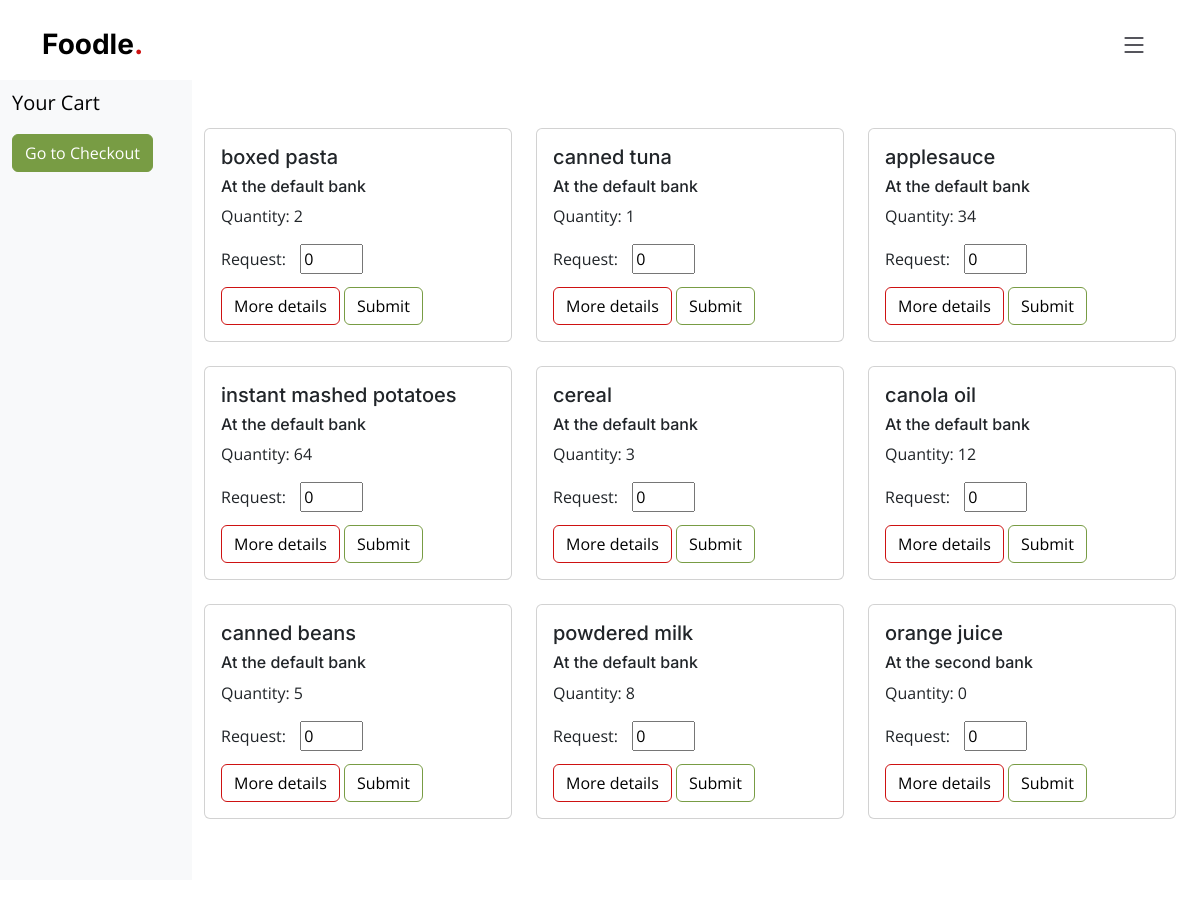
Page /inventory (signed in) on the committed database.
### app.py (models this page shows, shortened)
class Inventory(db.Model):
    id= db.Column(db.Integer, primary_key=True)
    name = db.Column(db.String)
    qty = db.Column(db.Integer)
    description = db.Column(db.String(255))
    bank = db.Column(db.String(255))
    tags = db.Column(db.String(255))
    total_tags = db.Column(db.String(255), default="Vegan|Vegetarian|Gluten-free|Dairy-free|Nut-free|Non-GMO|Sugar-free|Halal|Kosher")

### app.py (the view, shortened to what this page needs)
@app.route('/inventory', methods=["POST","GET"])
@login_required
def inventory():
    all_inventory = Inventory.query.all()
    cart = session.get('cart', [])
    session['cart'] = cart
    return render_template("inventory.html", invent_list=all_inventory, cart=cart)

### app.py (called while the page is built)
@login_manager.user_loader
def load_user(user_id):
    return User.query.get(int(user_id))

### templates/inventory.html (shortened to what this page needs)
{%extends "base.html"%}
{%block content%}
<section class="seperate">
  <div class="row vh-100 overflow-auto">
    <div class="col-12 col-sm-3 col-xl-2 px-sm-2 px-0 bg-light d-flex sticky-top">
      <div class="d-flex flex-sm-column flex-row flex-grow-1 align-items-center align-items-sm-start px-3 pt-2 text-clack">
        <a href="/" class="d-flex align-items-center pb-sm-3 mb-md-0 me-md-auto text-black text-decoration-none">
          <span class="fs-5">Your Cart</span>
        </a>
        <ul class="nav nav-pills flex-sm-column flex-row flex-nowrap flex-shrink-1 flex-sm-grow-0 flex-grow-1 mb-sm-auto mb-0 justify-content-center align-items-center align-items-sm-start" id="menu">
            <li>
              <a class="btn btn-success" href="/checkout" role="button">Go to Checkout</a>
            </li>
        </ul>
      </div>
    </div>
      <div class="col d-flex flex-column h-100">
        <div class="row">
          <div class="row row-cols-1 row-cols-md-3 g-4">
            {%for thing in invent_list%}
            <div class="col">
              <div class="card">
                <form action="/inventory" method="POST">
                <div class="card-body">
                  <h5 class="card-title">{{thing.name}}</h5>
                  <h6>At the {{thing.bank}} bank</h6>
                  <p class="card-text">
                    <label for="qty">Quantity: {{thing.qty}}</label>
                <p style="display: inline-block; margin-right: 10px;">Request:</p>
                <input type="number" id="qty" name="qty" min="0" max="100" step="1" value="0" style="display: inline-block; ">
                <br>
                <button type="button" class="btn btn-outline-danger" data-bs-toggle="modal" data-bs-target="#exampleModal{{ loop.index }}">
                  More details
                </button>
                <button type="submit" class="btn btn-outline-success" name="food_picked">Submit</button>
                </div>
              </form>
              </div>
            </div>
            {%endfor%}
          </div>
      </div>
  </div>
</div>
</section>
{%endblock%}

### templates/base.html (shortened to what this page needs)
<!doctype html>
<html lang="en">
  <head>
    <link href="static/assets/vendor/bootstrap/css/bootstrap.min.css" rel="stylesheet">
    <link href="static/assets/vendor/bootstrap-icons/bootstrap-icons.css" rel="stylesheet">
    <link href="static/assets/vendor/aos/aos.css" rel="stylesheet">
    <link href="static/assets/vendor/glightbox/css/glightbox.min.css" rel="stylesheet">
    <link href="static/assets/vendor/swiper/swiper-bundle.min.css" rel="stylesheet">
    <link href="static/assets/css/main.css" rel="stylesheet">
  </head>
  <body>
    <header id="header" class="header fixed-top d-flex align-items-center z-index-n2	">
      <div class="container d-flex align-items-center justify-content-between z-index-n2	">
        <a href="/" class="logo d-flex align-items-center me-auto me-lg-0">
          <h1>Foodle<span>.</span></h1>
        </a>
        {% block navbar %}
        <i class="mobile-nav-toggle mobile-nav-show bi bi-list"></i>
      </div>
      {% endblock %}
    </header>
    {%block content%}
    {%endblock%}
  </body>
</html>

### static/assets/css/main.css (style rules this page uses)
.btn-success { background-color: #789c44; border-color: #789c44; color:white }
.btn-outline-danger { border-color:#ce1212; border-width: 1.5px; color:black; }
.btn-outline-success { border-color:#789c44; border-width: 1.5px; color:black; }
:root { --font-default: "Open Sans", system-ui, -apple-system, "Segoe UI", Roboto, "Helvetica Neue", Arial, "Noto Sans", "Liberation Sans", sans-serif, "Apple Color Emoji", "Segoe UI Emoji", "Segoe UI Symbol", "Noto Color Emoji"; --font-primary: "Amatic SC", sans-serif; --font-secondary: "Inter", sans-serif; }
:root { --color-default: #212529; --color-primary: #ce1212; --color-secondary: #37373f; }
:root { scroll-behavior: smooth; }
body { font-family: var(--font-default); color: var(--color-default); }
a { color: var(--color-primary); text-decoration: none; }
h1, h2, h3, h4, h5, h6 { font-family: var(--font-secondary); }
section { overflow: hidden; padding: 80px 0; scroll-margin-top: 90px; overflow: clip; }
.header { background: #fff; transition: all 0.5s; z-index: 997; height: 90px; border-bottom: 1px solid #fff; }
.header .logo h1 { font-size: 28px; font-weight: 700; color: #000; margin: 0; font-family: var(--font-secondary); }
.header .logo h1 span { color: var(--color-primary); }
@media (max-width: 1279px) { .mobile-nav-show { color: var(--color-secondary); font-size: 28px; cursor: pointer; line-height: 0; transition: 0.5s; z-index: 9999; margin: 0 10px 0 20px; } }

### templates/base.html (style rules this page uses)
.header { z-index: 1000; }

### rows in the picture
Inventory: name "boxed pasta", bank "default", qty "2"
Inventory: name "canned tuna", bank "default", qty "1"
Inventory: name "applesauce", bank "default", qty "34"
Inventory: name "instant mashed potatoes", bank "default", qty "64"
Inventory: name "cereal", bank "default", qty "3"
Inventory: name "canola oil", bank "default", qty "12"
Inventory: name "canned beans", bank "default", qty "5"
Inventory: name "powdered milk", bank "default", qty "8"
Inventory: name "orange juice", bank "second", qty "0"
